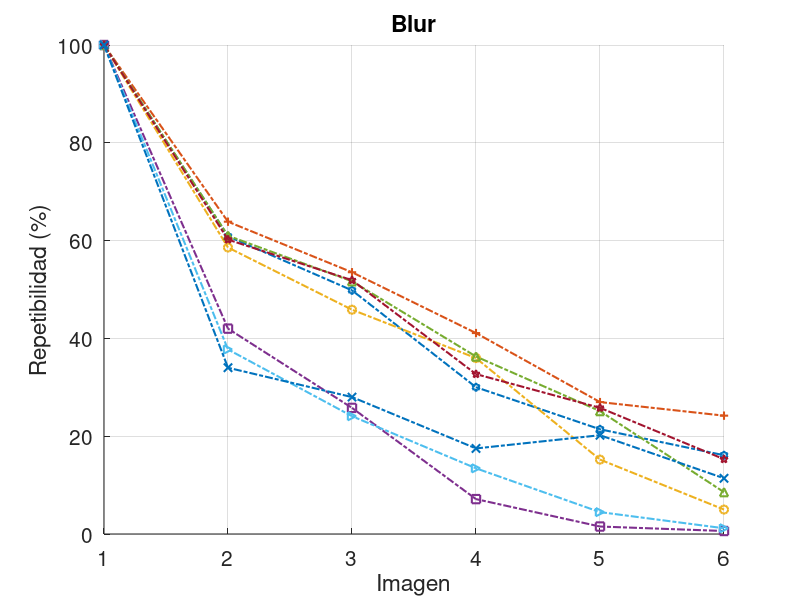

Reproduce this figure in MATLAB. (Note: this script raises an error after producing the figure.)
%% GFTT detector
clear all;
close all;
clc;

width = 4;     % Width in inches
height = 4.5;    % Height in inches
alw = 0.75;    % AxesLineWidth
fsz = 15;      % Fontsize
lw = 1.5;      % LineWidth
msz = 6;       % MarkerSize

figure(1);
pos = get(gcf, 'Position');
set(gcf, 'Position', [pos(1) pos(2) width*100, height*100]); %<- Set size
set(gca, 'FontSize', fsz, 'LineWidth', alw); %<- Set properties

hold on;
grid off;

% GFTT
x=csvread('GFTT-ORB-b.csv');
x = x*100;
x = [100 x];
p1=plot(x,'LineWidth',lw, 'MarkerSize',msz, 'Marker','h', 'LineStyle','-.');

x=csvread('GFTT-BRIEF-b.csv');
x = x*100;
x = [100 x];
p2=plot(x,'LineWidth',lw, 'MarkerSize',msz, 'Marker','+', 'LineStyle','-.');

% FAST
x=csvread('FAST-ORB-b.csv');
x = x*100;
x = [100 x];
p3=plot(x,'LineWidth',lw, 'MarkerSize',msz, 'Marker','o', 'LineStyle','-.');

x=csvread('FAST-BRISK-b.csv');
x = x*100;
x = [100 x];
p4=plot(x,'LineWidth',lw, 'MarkerSize',msz, 'Marker','s', 'LineStyle','-.');

x=csvread('FAST-BRIEF-b.csv');
x = x*100;
x = [100 x];
p5=plot(x,'LineWidth',lw, 'MarkerSize',msz, 'Marker','^', 'LineStyle','-.');

x=csvread('FAST-FREAK-b.csv');
x = x*100;
x = [100 x];
p6=plot(x,'LineWidth',lw, 'MarkerSize',msz, 'Marker','>', 'LineStyle','-.');

% ORB
x=csvread('ORB-ORB-b.csv');
x = x*100;
x = [100 x];
p7=plot(x,'LineWidth',lw, 'MarkerSize',msz, 'Marker','p', 'LineStyle','-.');

x=csvread('ORB-BRIEF-b.csv');
x = x*100;
x = [100 x];
p8=plot(x,'LineWidth',lw, 'MarkerSize',msz, 'Marker','x', 'LineStyle','-.');

title('Blur');
xlabel('Imagen');
ylabel('Repetibilidad (%)');
grid on

a=axes('position',get(gca,'position'),'visible','off');
legend(a,[p1 p2 p3 p4 p5 p6 p7 p8],'GFTT-ORB','GFTT-BRIEF','FAST-ORB','FAST-BRISK','FAST-BRIEF','FAST-FREAK', 
'ORB-ORB','ORB-BRIEF','FontSize', fsz, 'Location','Default');
hold off;

% Here we preserve the size of the image when we save it.
set(gcf,'InvertHardcopy','on');
set(gcf,'PaperUnits', 'inches');
papersize = get(gcf, 'PaperSize');
left = (papersize(1)- width)/2;
bottom = (papersize(2)- height)/2;
myfiguresize = [left, bottom, width, height];
set(gcf,'PaperPosition', myfiguresize);
 
% Save the file as PNG
 print('Blur','-dpng','-r300');
